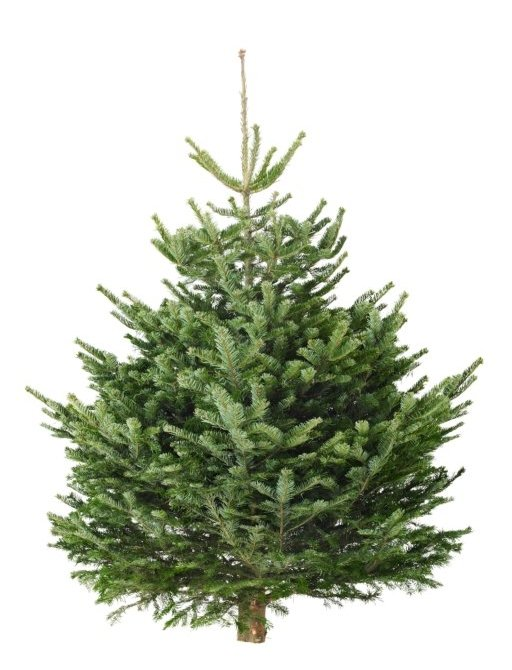
//> input picture ImageJ/macros/Examples/Images/Tree.jpg, 512 x 670 px
$ ./discrete_fourier_transform ../../../../ImageJ/macros/Examples/Images/Tree.jpg   (built with g++ and OpenCV 4)
//> lines starting //> are read from the running program, lines starting //| are printed output that depends on the picture
#include "opencv2/core.hpp"
#include "opencv2/imgproc.hpp"
#include "opencv2/imgcodecs.hpp"
#include "opencv2/highgui.hpp"

#include <iostream>

using namespace cv;
using namespace std;

static void help(char ** argv)
{
    cout << endl
        <<  "This program demonstrated the use of the discrete Fourier transform (DFT). " << endl
        <<  "The dft of an image is taken and it's power spectrum is displayed."  << endl << endl
        <<  "Usage:"                                                                      << endl
        << argv[0] << " [image_name -- default ../imagesDeTest/monarch.png]" << endl << endl;
}

Mat calculateDFTMag(Mat I){
//! [expand]
    Mat padded;                            //expand input image to optimal size
    int m = getOptimalDFTSize( I.rows );
    int n = getOptimalDFTSize( I.cols ); // on the border add zero values
    copyMakeBorder(I, padded, 0, m - I.rows, 0, n - I.cols, BORDER_CONSTANT, Scalar::all(0));
//! [expand]

//! [complex_and_real]
    Mat planes[] = {Mat_<float>(padded), Mat::zeros(padded.size(), CV_32F)};
    Mat complexI;
    merge(planes, 2, complexI);         // Add to the expanded another plane with zeros
//! [complex_and_real]

//! [dft]
    dft(complexI, complexI);            // this way the result may fit in the source matrix
//! [dft]

    // compute the magnitude and switch to logarithmic scale
    // => log(1 + sqrt(Re(DFT(I))^2 + Im(DFT(I))^2))
//! [magnitude]
    split(complexI, planes);                   // planes[0] = Re(DFT(I), planes[1] = Im(DFT(I))
    magnitude(planes[0], planes[1], planes[0]);// planes[0] = magnitude
    Mat magI = planes[0];
//! [magnitude]

//! [log]
    magI += Scalar::all(1);                    // switch to logarithmic scale
    log(magI, magI);
//! [log]

//! [crop_rearrange]
    // crop the spectrum, if it has an odd number of rows or columns
    magI = magI(Rect(0, 0, magI.cols & -2, magI.rows & -2));

    // rearrange the quadrants of Fourier image  so that the origin is at the image center
    int cx = magI.cols/2;
    int cy = magI.rows/2;

    Mat q0(magI, Rect(0, 0, cx, cy));   // Top-Left - Create a ROI per quadrant
    Mat q1(magI, Rect(cx, 0, cx, cy));  // Top-Right
    Mat q2(magI, Rect(0, cy, cx, cy));  // Bottom-Left
    Mat q3(magI, Rect(cx, cy, cx, cy)); // Bottom-Right

    Mat tmp;                           // swap quadrants (Top-Left with Bottom-Right)
    q0.copyTo(tmp);
    q3.copyTo(q0);
    tmp.copyTo(q3);

    q1.copyTo(tmp);                    // swap quadrant (Top-Right with Bottom-Left)
    q2.copyTo(q1);
    tmp.copyTo(q2);
//! [crop_rearrange]

//! [normalize]
    normalize(magI, magI, 0, 1, NORM_MINMAX); // Transform the matrix with float values into a
                                            // viewable image form (float between values 0 and 1).
//! [normalize]
    return magI;
}

int main(int argc, char ** argv)
{
    help(argv);

    const char* filename = argc >=2 ? argv[1] : "../imagesDeTest/monarch.png";

    Mat I = imread( samples::findFile( filename ), IMREAD_GRAYSCALE);
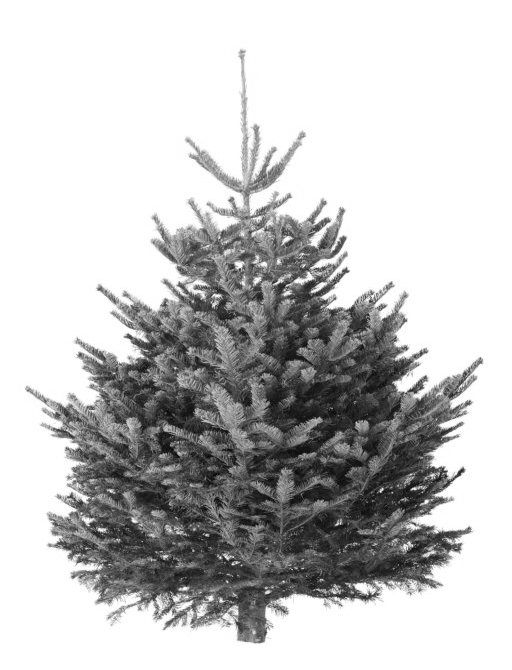
//> I: 670 rows x 512 cols, CV_8UC1; min 0, max 255, mean 196.3
    if( I.empty()){
        cout << "Error opening image" << endl;
        return EXIT_FAILURE;
    }

    Mat magI = calculateDFTMag(I);
//> in calculateDFTMag, `copyMakeBorder(I, padded, 0, m - I.rows, 0, n - I.cols, BORDER_CONSTAN..`:
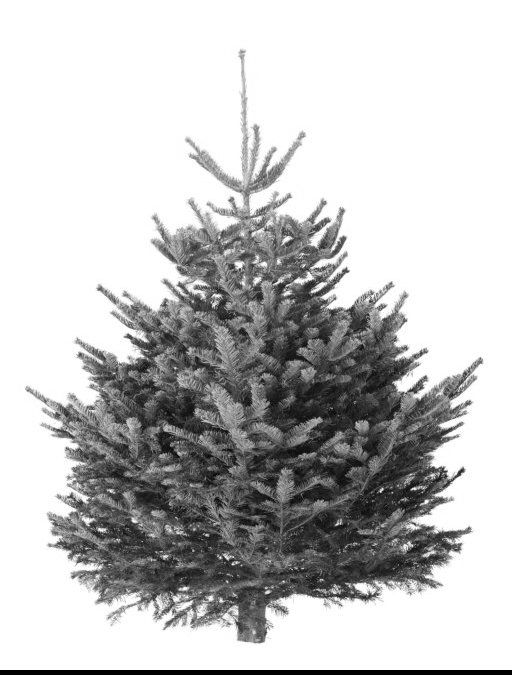
//> padded: 675 rows x 512 cols, CV_8UC1; min 0, max 255, mean 194.9
//> in calculateDFTMag, `Mat planes[] = {Mat_<float>(padded), Mat::zeros(padded.size(), CV_32F)};`: planes[1]: 675 rows x 512 cols, CV_32FC1; every value is 0
//> in calculateDFTMag, `Mat q0(magI, Rect(0, 0, cx, cy));`:
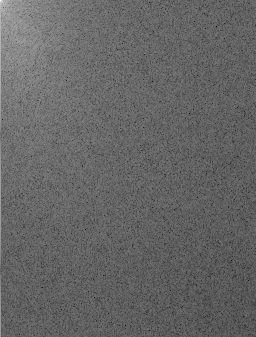
//> q0: 337 rows x 256 cols, CV_32FC1; min 2.31, max 18.03, mean 8.58; drawn with min black and max white
//> in calculateDFTMag, `Mat q1(magI, Rect(cx, 0, cx, cy));`:
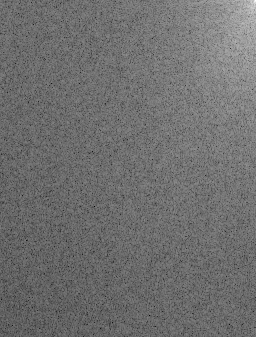
//> q1: 337 rows x 256 cols, CV_32FC1; min 2.75, max 16.01, mean 8.54; drawn with min black and max white
//> in calculateDFTMag, `Mat q2(magI, Rect(0, cy, cx, cy));`:
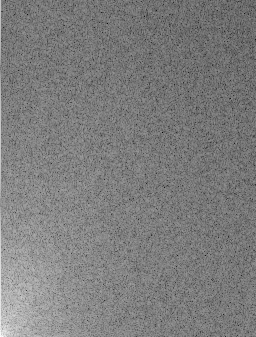
//> q2: 337 rows x 256 cols, CV_32FC1; min 2.75, max 14.54, mean 8.55; drawn with min black and max white
//> in calculateDFTMag, `Mat q3(magI, Rect(cx, cy, cx, cy));`:
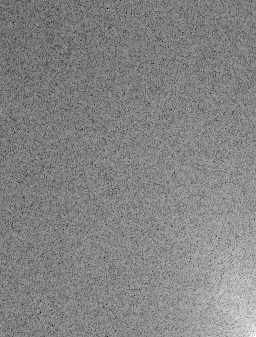
//> q3: 337 rows x 256 cols, CV_32FC1; min 2.31, max 14.35, mean 8.56; drawn with min black and max white
//> in calculateDFTMag, `tmp.copyTo(q2);`:
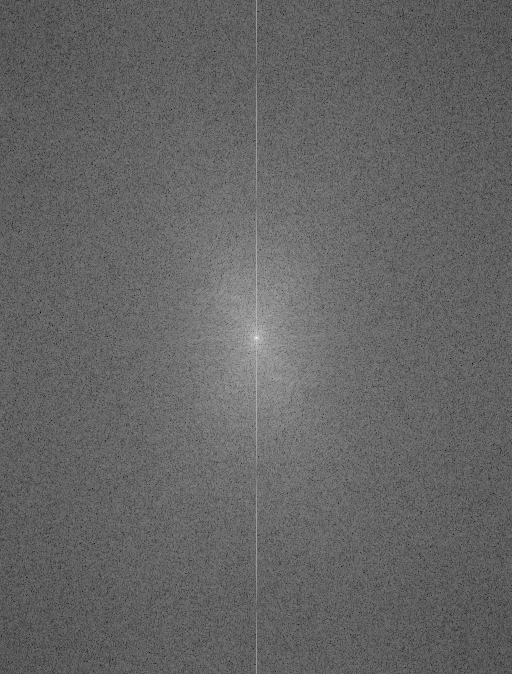
//> magI: 674 rows x 512 cols, CV_32FC1; min 2.31, max 18.03, mean 8.56; drawn with min black and max white

    imshow("Input Image"       , I   );    // Show the result
    imshow("spectrum magnitude", magI);


    // Code à compléter pour
    // 1) appliquer une rotation de 45 degrées à l'image (indice : utiliser getRotationMatrix2D et warpAffine)
    // 2) appliquer la meme rotation en redimensionnant l'image
    // Montrez les deux images résultat
    // Calcul de la DFT (en amplitude seulement) des images tournées
    // Montrer les 2 DFT résultat
    // Calculer la DFT inverse de l'image originale
    // Calculer la DFT inverse des images tournées

    waitKey();

    return EXIT_SUCCESS;
}
